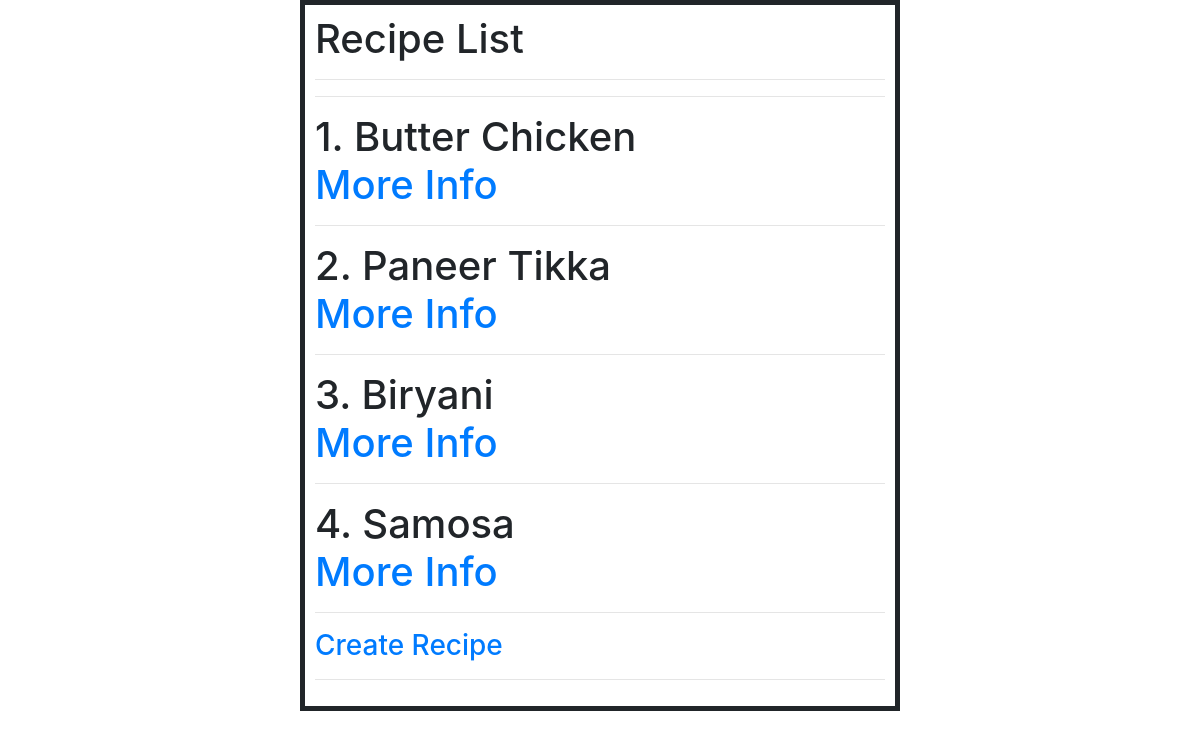
/reddd/, run on the app's committed database.
### reddd/models.py (models this page shows, shortened)
class Recipe(models.Model):
    name = models.CharField(max_length=100)
    desc = models.TextField()

### reddd/views.py (the view)
# urls.py: path('',views.RecipeList.as_view(), name='recipelist'),
class RecipeList(ListView):
    model = Recipe
    template_name = 'reddd/recipe_list.html'

### reddd/templates/reddd/recipe_list.html (shortened to what this page needs)
<!doctype html>
<html lang="en">
  <head>
    <link rel="stylesheet" href="https://cdn.jsdelivr.net/npm/bootstrap@4.0.0/dist/css/bootstrap.min.css">
  </head>
  <body>
    <div class = "center">
        <h1>Recipe List<h1><hr><hr>
        {% for r in object_list %}
        {{r.id}}.
        {{r.name}}<br>
        <a href = {% url 'reddd:recipedetail' pk=r.id %}>More Info</a><br><hr>
        {% endfor %}
        <h3><a href = {% url 'reddd:recipecreate'  %}>Create Recipe</a><h3><hr>
    </div>
  </body>
</html>

### reddd/templates/reddd/recipe_list.html (style rules this page uses)
.center { border: 5px solid; margin: auto; width: 50%; padding: 10px; }

### data on the page
Recipe: id "1", name "Butter Chicken"
Recipe: id "2", name "Paneer Tikka"
Recipe: id "3", name "Biryani"
Recipe: id "4", name "Samosa"
